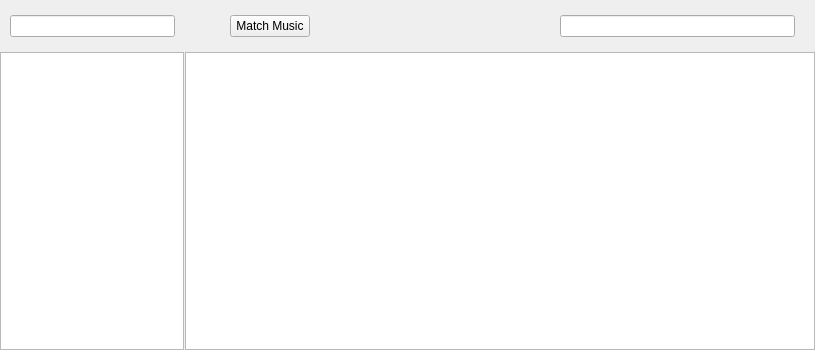
<?xml version="1.0" encoding="UTF-8"?>
<ui version="4.0">
 <class>MuLocalMusicDetailUI</class>
 <widget class="QWidget" name="MuLocalMusicDetailUI">
  <property name="geometry">
   <rect>
    <x>0</x>
    <y>0</y>
    <width>815</width>
    <height>350</height>
   </rect>
  </property>
  <property name="windowTitle">
   <string>Form</string>
  </property>
  <property name="styleSheet">
   <string notr="true"/>
  </property>
  <layout class="QHBoxLayout" name="horizontalLayout">
   <property name="leftMargin">
    <number>0</number>
   </property>
   <property name="topMargin">
    <number>0</number>
   </property>
   <property name="rightMargin">
    <number>0</number>
   </property>
   <property name="bottomMargin">
    <number>0</number>
   </property>
   <item>
    <widget class="QSplitter" name="splitter">
     <property name="orientation">
      <enum>Qt::Horizontal</enum>
     </property>
     <property name="opaqueResize">
      <bool>true</bool>
     </property>
     <property name="handleWidth">
      <number>0</number>
     </property>
     <property name="childrenCollapsible">
      <bool>false</bool>
     </property>
     <widget class="QWidget" name="localThumbWidget" native="true">
      <property name="sizePolicy">
       <sizepolicy hsizetype="Minimum" vsizetype="Preferred">
        <horstretch>0</horstretch>
        <verstretch>0</verstretch>
       </sizepolicy>
      </property>
      <property name="minimumSize">
       <size>
        <width>185</width>
        <height>0</height>
       </size>
      </property>
      <property name="maximumSize">
       <size>
        <width>16777215</width>
        <height>16777215</height>
       </size>
      </property>
      <property name="styleSheet">
       <string notr="true"/>
      </property>
      <layout class="QVBoxLayout" name="verticalLayout">
       <property name="spacing">
        <number>15</number>
       </property>
       <property name="leftMargin">
        <number>0</number>
       </property>
       <property name="topMargin">
        <number>15</number>
       </property>
       <property name="rightMargin">
        <number>1</number>
       </property>
       <property name="bottomMargin">
        <number>0</number>
       </property>
       <item>
        <layout class="QHBoxLayout" name="horizontalLayout_3" stretch="0">
         <property name="sizeConstraint">
          <enum>QLayout::SetMaximumSize</enum>
         </property>
         <property name="leftMargin">
          <number>10</number>
         </property>
         <property name="rightMargin">
          <number>10</number>
         </property>
         <item>
          <widget class="MuSearchBox" name="localThumbSearchBox">
           <property name="sizePolicy">
            <sizepolicy hsizetype="Expanding" vsizetype="Fixed">
             <horstretch>1</horstretch>
             <verstretch>0</verstretch>
            </sizepolicy>
           </property>
           <property name="minimumSize">
            <size>
             <width>165</width>
             <height>0</height>
            </size>
           </property>
          </widget>
         </item>
        </layout>
       </item>
       <item>
        <widget class="MuListView" name="localThumbListView">
         <property name="sizePolicy">
          <sizepolicy hsizetype="Ignored" vsizetype="Expanding">
           <horstretch>0</horstretch>
           <verstretch>0</verstretch>
          </sizepolicy>
         </property>
         <property name="minimumSize">
          <size>
           <width>180</width>
           <height>0</height>
          </size>
         </property>
        </widget>
       </item>
      </layout>
     </widget>
     <widget class="MuLocalTableViewWidget" name="localMusicTalbeViewArea" native="true">
      <property name="sizePolicy">
       <sizepolicy hsizetype="Expanding" vsizetype="Expanding">
        <horstretch>1</horstretch>
        <verstretch>0</verstretch>
       </sizepolicy>
      </property>
      <property name="minimumSize">
       <size>
        <width>630</width>
        <height>0</height>
       </size>
      </property>
      <layout class="QVBoxLayout" name="verticalLayout_2">
       <property name="spacing">
        <number>15</number>
       </property>
       <property name="leftMargin">
        <number>0</number>
       </property>
       <property name="topMargin">
        <number>15</number>
       </property>
       <property name="rightMargin">
        <number>0</number>
       </property>
       <property name="bottomMargin">
        <number>0</number>
       </property>
       <item>
        <layout class="QHBoxLayout" name="localTableLayout">
         <property name="spacing">
          <number>15</number>
         </property>
         <property name="leftMargin">
          <number>30</number>
         </property>
         <property name="rightMargin">
          <number>20</number>
         </property>
         <item>
          <widget class="MuPlayAddButton" name="widget" native="true"/>
         </item>
         <item>
          <widget class="QPushButton" name="localMatchBtn">
           <property name="text">
            <string>Match Music</string>
           </property>
           <property name="checkable">
            <bool>true</bool>
           </property>
          </widget>
         </item>
         <item>
          <spacer name="horizontalSpacer">
           <property name="orientation">
            <enum>Qt::Horizontal</enum>
           </property>
           <property name="sizeHint" stdset="0">
            <size>
             <width>40</width>
             <height>20</height>
            </size>
           </property>
          </spacer>
         </item>
         <item>
          <widget class="MuSearchBox" name="localSearchLocalMusicBox"/>
         </item>
        </layout>
       </item>
       <item>
        <widget class="MuTableView" name="localMusicTableView"/>
       </item>
      </layout>
     </widget>
    </widget>
   </item>
  </layout>
 </widget>
 <customwidgets>
  <customwidget>
   <class>MuTableView</class>
   <extends>QTableView</extends>
   <header>MuTableview.h</header>
  </customwidget>
  <customwidget>
   <class>MuPlayAddButton</class>
   <extends>QWidget</extends>
   <header>MuSmallControls.h</header>
   <container>1</container>
  </customwidget>
  <customwidget>
   <class>MuSearchBox</class>
   <extends>QLineEdit</extends>
   <header>MuSmallControls.h</header>
  </customwidget>
  <customwidget>
   <class>MuListView</class>
   <extends>QListView</extends>
   <header>MuListView.h</header>
  </customwidget>
  <customwidget>
   <class>MuLocalTableViewWidget</class>
   <extends>QWidget</extends>
   <header>MuLocalMusicDetailUI.h</header>
   <container>1</container>
  </customwidget>
 </customwidgets>
 <resources/>
 <connections/>
</ui>
